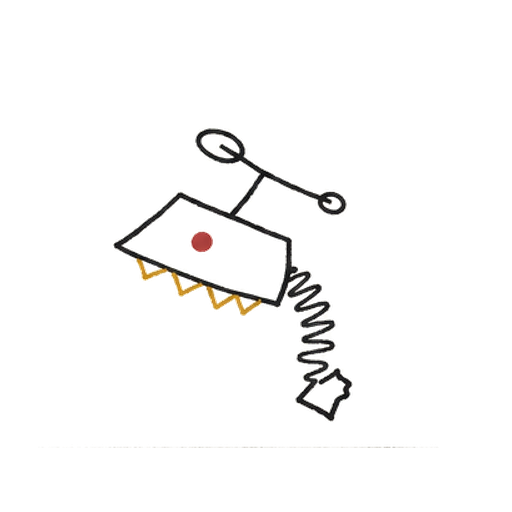
#> input picture test/fixtures/exemplar-lampjack/atk-down.png, 512 x 512 px
$ python slice.py ../../test/fixtures/exemplar-lampjack/atk-down.png ../../test/fixtures/exemplar-lampjack/atk-fwd.png
#> lines starting #> are read from the running program, lines starting #| are printed output that depends on the picture
from PIL import Image
import sys, os
src, outdir = sys.argv[1], sys.argv[2]
os.makedirs(outdir, exist_ok=True)
img = Image.open(src).convert("RGB")
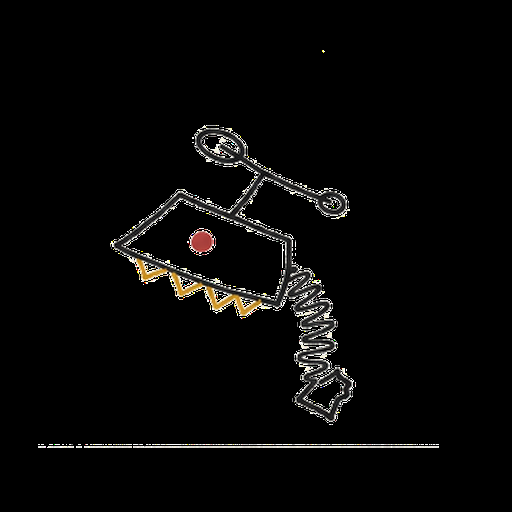
#> img: PIL image 512x512 RGB; mean R, G, B 7.8, 7.4, 6.8
W, H = img.size
#> W = 512; H = 512
cw, ch = W // 3, H // 3
#> cw = 170; ch = 170
names = ["idle","walk","jump","atk-fwd","atk-up","atk-down","hit","launched","block"]
pad = 14
for i, n in enumerate(names):
    r, c = divmod(i, 3)
    box = (c*cw+pad, r*ch+pad, (c+1)*cw-pad, (r+1)*ch-pad)
    img.crop(box).resize((512,512), Image.LANCZOS).save(f"{outdir}/{i}-{n}.png")
#> this loop made 9 passes
#> pass 2, `img.crop(box).resize((512,512), Image.LANCZOS).save(f"{outdir}/{i}-{n}..`:
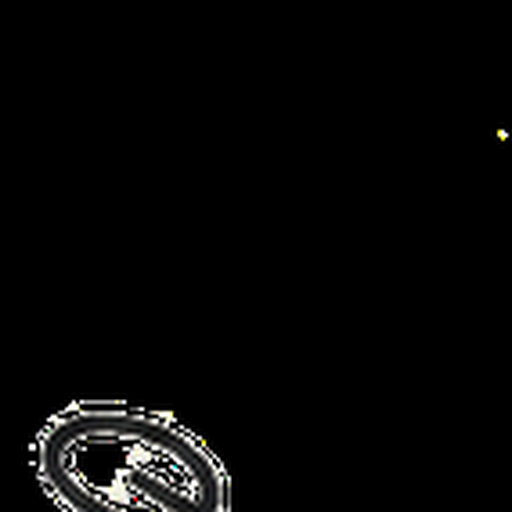
#> saved as 1-walk.png: PIL image 512x512 RGB; mean R, G, B 6.4, 6.4, 6.2
print("sliced", outdir)

$ run again, on test/fixtures/exemplar-lampjack/block.png
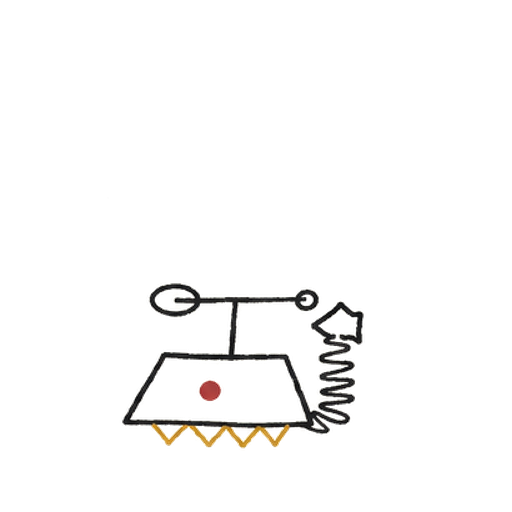
#> input picture test/fixtures/exemplar-lampjack/block.png, 512 x 512 px
#> `img = Image.open(src).convert("RGB")`:
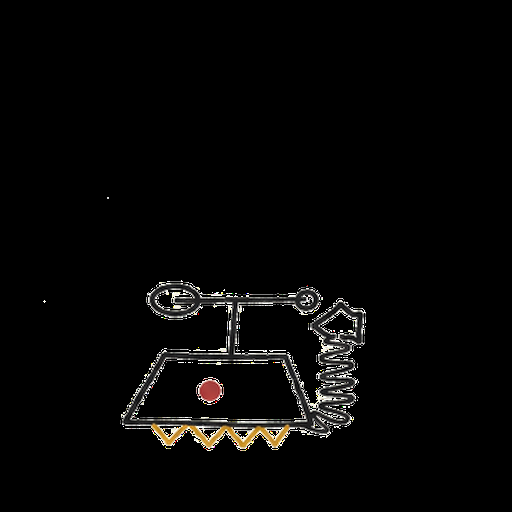
#> img: PIL image 512x512 RGB; mean R, G, B 6.8, 6.4, 5.8
